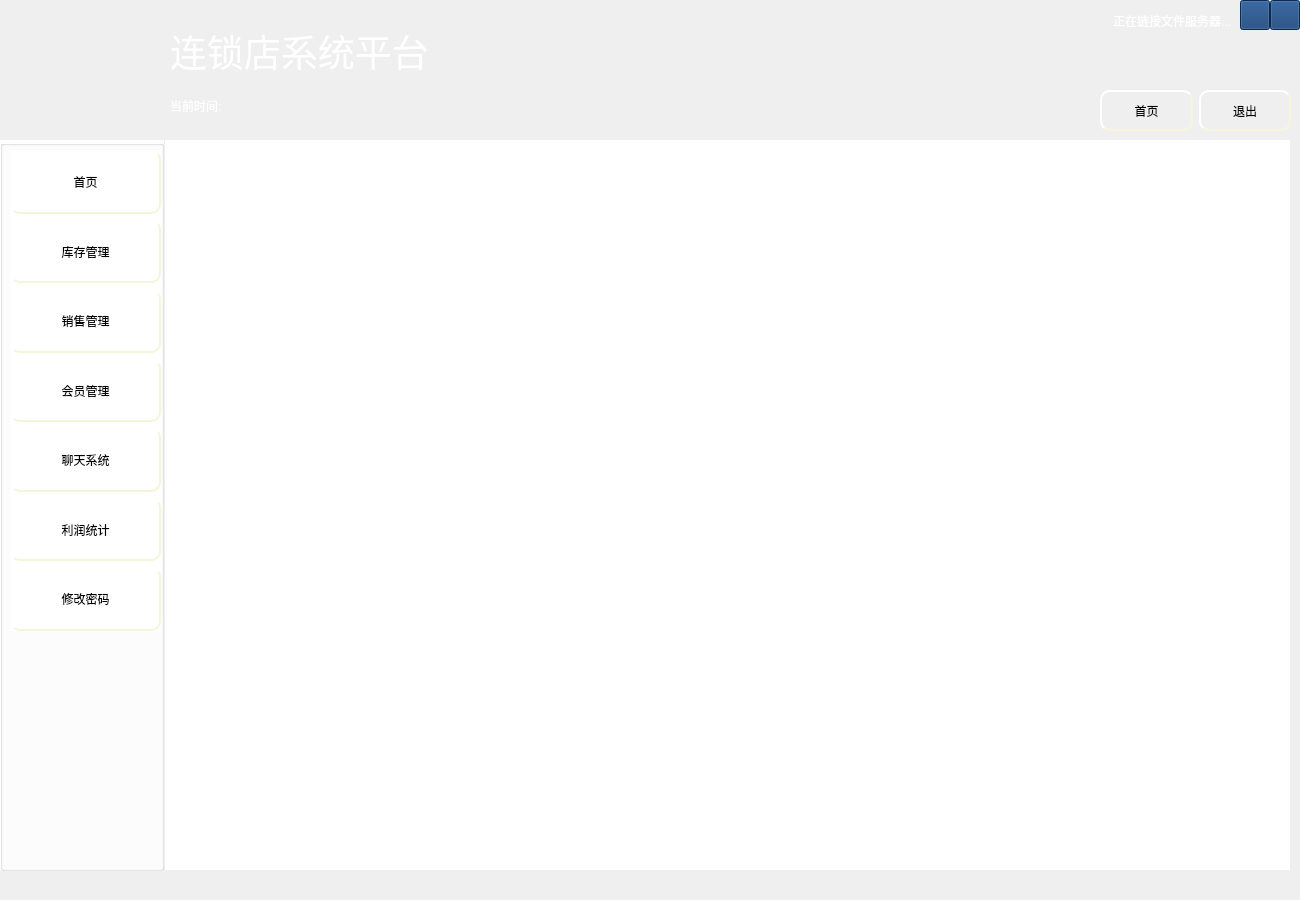
<?xml version="1.0" encoding="UTF-8"?>
<ui version="4.0">
 <class>MarketWidget</class>
 <widget class="QWidget" name="MarketWidget">
  <property name="geometry">
   <rect>
    <x>0</x>
    <y>0</y>
    <width>1300</width>
    <height>900</height>
   </rect>
  </property>
  <property name="windowTitle">
   <string>Form</string>
  </property>
  <property name="styleSheet">
   <string notr="true">QWidget#MarketWidget{
	
	background-image: url(:/image/climain.jpg);
}</string>
  </property>
  <widget class="QLabel" name="lb_logo">
   <property name="geometry">
    <rect>
     <x>10</x>
     <y>10</y>
     <width>150</width>
     <height>150</height>
    </rect>
   </property>
   <property name="styleSheet">
    <string notr="true">image: url(:/image/logo.png);</string>
   </property>
   <property name="text">
    <string/>
   </property>
  </widget>
  <widget class="QLabel" name="label_2">
   <property name="geometry">
    <rect>
     <x>170</x>
     <y>20</y>
     <width>341</width>
     <height>61</height>
    </rect>
   </property>
   <property name="font">
    <font>
     <family>黑体</family>
     <pointsize>28</pointsize>
    </font>
   </property>
   <property name="styleSheet">
    <string notr="true">color: rgb(255, 255, 255);</string>
   </property>
   <property name="text">
    <string>连锁店系统平台</string>
   </property>
  </widget>
  <widget class="QWidget" name="widget" native="true">
   <property name="geometry">
    <rect>
     <x>165</x>
     <y>140</y>
     <width>1125</width>
     <height>730</height>
    </rect>
   </property>
   <property name="styleSheet">
    <string notr="true">QWidget#widget{
	
	background-color: rgb(255, 255, 255);
}</string>
   </property>
  </widget>
  <widget class="QLabel" name="lb_file">
   <property name="geometry">
    <rect>
     <x>1070</x>
     <y>10</y>
     <width>161</width>
     <height>21</height>
    </rect>
   </property>
   <property name="styleSheet">
    <string notr="true">color: rgb(255, 255, 255);</string>
   </property>
   <property name="text">
    <string>正在链接文件服务器...</string>
   </property>
   <property name="alignment">
    <set>Qt::AlignRight|Qt::AlignTrailing|Qt::AlignVCenter</set>
   </property>
  </widget>
  <widget class="QPushButton" name="pb_close">
   <property name="geometry">
    <rect>
     <x>1270</x>
     <y>0</y>
     <width>30</width>
     <height>30</height>
    </rect>
   </property>
   <property name="sizePolicy">
    <sizepolicy hsizetype="Fixed" vsizetype="Fixed">
     <horstretch>0</horstretch>
     <verstretch>0</verstretch>
    </sizepolicy>
   </property>
   <property name="focusPolicy">
    <enum>Qt::NoFocus</enum>
   </property>
   <property name="styleSheet">
    <string notr="true">
QPushButton
{
	
	background-image: url(:/ico/common/ic_close_white.png);

background-color: rgb(16, 59, 114);

}

QPushButton:hover
{
	
	background-image: url(:/ico/common/ic_close_white.png);

background-color: rgb(24, 102, 177);

}

QPushButton:pressed{
	
	background-image: url(:/ico/common/ic_close_white.png);

	background-color: rgb(16, 59, 114);
}</string>
   </property>
   <property name="text">
    <string/>
   </property>
   <property name="icon">
    <iconset>
     <normaloff>:/resource/common/ic_close_white.png</normaloff>:/resource/common/ic_close_white.png</iconset>
   </property>
  </widget>
  <widget class="QPushButton" name="pb_min">
   <property name="geometry">
    <rect>
     <x>1240</x>
     <y>0</y>
     <width>30</width>
     <height>30</height>
    </rect>
   </property>
   <property name="sizePolicy">
    <sizepolicy hsizetype="Fixed" vsizetype="Fixed">
     <horstretch>0</horstretch>
     <verstretch>0</verstretch>
    </sizepolicy>
   </property>
   <property name="focusPolicy">
    <enum>Qt::NoFocus</enum>
   </property>
   <property name="styleSheet">
    <string notr="true">
QPushButton
{
	
	background-image: url(:/ico/common/ic_min_white.png);
background-color: rgb(16, 59, 114);

}

QPushButton:hover
{
	
	background-image: url(:/ico/common/ic_min_white.png);
background-color: rgb(24, 102, 177);

}

QPushButton:pressed{
	
	background-image: url(:/ico/common/ic_min_white.png);
	background-color: rgb(16, 59, 114);
}</string>
   </property>
   <property name="text">
    <string/>
   </property>
   <property name="icon">
    <iconset>
     <normaloff>:/resource/common/ic_min.png</normaloff>:/resource/common/ic_min.png</iconset>
   </property>
  </widget>
  <widget class="QGroupBox" name="groupBox">
   <property name="geometry">
    <rect>
     <x>0</x>
     <y>140</y>
     <width>164</width>
     <height>731</height>
    </rect>
   </property>
   <property name="styleSheet">
    <string notr="true">background-color: rgb(255, 255, 255);</string>
   </property>
   <property name="title">
    <string/>
   </property>
   <widget class="QWidget" name="layoutWidget">
    <property name="geometry">
     <rect>
      <x>10</x>
      <y>10</y>
      <width>151</width>
      <height>481</height>
     </rect>
    </property>
    <layout class="QGridLayout" name="gridLayout_2">
     <item row="0" column="0">
      <widget class="QPushButton" name="pb_home">
       <property name="sizePolicy">
        <sizepolicy hsizetype="Preferred" vsizetype="Preferred">
         <horstretch>0</horstretch>
         <verstretch>0</verstretch>
        </sizepolicy>
       </property>
       <property name="styleSheet">
        <string notr="true">QPushButton{
	background-image: url(:/ico/pb1.jpg);
    border-style: outset;
    border-width: 2px;
    border-radius: 10px;
    border-color: beige;
    min-width: 5em;
    padding: 6px;
}
QPushButton:hover
{
	
	background-image: url(:/ico/pb.jpg);
    border-style: inset;
}

QPushButton:pressed{
	
	background-image: url(:/ico/pb2.jpg);
    border-style: inset;
}


</string>
       </property>
       <property name="text">
        <string>首页</string>
       </property>
      </widget>
     </item>
     <item row="1" column="0">
      <widget class="QPushButton" name="pb_local">
       <property name="sizePolicy">
        <sizepolicy hsizetype="Preferred" vsizetype="Preferred">
         <horstretch>0</horstretch>
         <verstretch>0</verstretch>
        </sizepolicy>
       </property>
       <property name="styleSheet">
        <string notr="true">QPushButton{
	background-image: url(:/ico/pb1.jpg);
    border-style: outset;
    border-width: 2px;
    border-radius: 10px;
    border-color: beige;
    min-width: 5em;
    padding: 6px;
}
QPushButton:hover
{
	
	background-image: url(:/ico/pb.jpg);
    border-style: inset;
}

QPushButton:pressed{
	
	background-image: url(:/ico/pb2.jpg);
    border-style: inset;
}


</string>
       </property>
       <property name="text">
        <string>库存管理</string>
       </property>
      </widget>
     </item>
     <item row="2" column="0">
      <widget class="QPushButton" name="pb_sale">
       <property name="sizePolicy">
        <sizepolicy hsizetype="Preferred" vsizetype="Preferred">
         <horstretch>0</horstretch>
         <verstretch>0</verstretch>
        </sizepolicy>
       </property>
       <property name="styleSheet">
        <string notr="true">QPushButton{
	background-image: url(:/ico/pb1.jpg);
    border-style: outset;
    border-width: 2px;
    border-radius: 10px;
    border-color: beige;
    min-width: 5em;
    padding: 6px;
}
QPushButton:hover
{
	
	background-image: url(:/ico/pb.jpg);
    border-style: inset;
}

QPushButton:pressed{
	
	background-image: url(:/ico/pb2.jpg);
    border-style: inset;
}


</string>
       </property>
       <property name="text">
        <string>销售管理</string>
       </property>
      </widget>
     </item>
     <item row="3" column="0">
      <widget class="QPushButton" name="pb_member">
       <property name="sizePolicy">
        <sizepolicy hsizetype="Preferred" vsizetype="Preferred">
         <horstretch>0</horstretch>
         <verstretch>0</verstretch>
        </sizepolicy>
       </property>
       <property name="styleSheet">
        <string notr="true">QPushButton{
	background-image: url(:/ico/pb1.jpg);
    border-style: outset;
    border-width: 2px;
    border-radius: 10px;
    border-color: beige;
    min-width: 5em;
    padding: 6px;
}
QPushButton:hover
{
	
	background-image: url(:/ico/pb.jpg);
    border-style: inset;
}

QPushButton:pressed{
	
	background-image: url(:/ico/pb2.jpg);
    border-style: inset;
}


</string>
       </property>
       <property name="text">
        <string>会员管理</string>
       </property>
      </widget>
     </item>
     <item row="4" column="0">
      <widget class="QPushButton" name="pb_chat">
       <property name="sizePolicy">
        <sizepolicy hsizetype="Preferred" vsizetype="Preferred">
         <horstretch>0</horstretch>
         <verstretch>0</verstretch>
        </sizepolicy>
       </property>
       <property name="styleSheet">
        <string notr="true">QPushButton{
	background-image: url(:/ico/pb1.jpg);
    border-style: outset;
    border-width: 2px;
    border-radius: 10px;
    border-color: beige;
    min-width: 5em;
    padding: 6px;
}
QPushButton:hover
{
	
	background-image: url(:/ico/pb.jpg);
    border-style: inset;
}

QPushButton:pressed{
	
	background-image: url(:/ico/pb2.jpg);
    border-style: inset;
}


</string>
       </property>
       <property name="text">
        <string>聊天系统</string>
       </property>
      </widget>
     </item>
     <item row="5" column="0">
      <widget class="QPushButton" name="pb_bill">
       <property name="sizePolicy">
        <sizepolicy hsizetype="Preferred" vsizetype="Preferred">
         <horstretch>0</horstretch>
         <verstretch>0</verstretch>
        </sizepolicy>
       </property>
       <property name="styleSheet">
        <string notr="true">QPushButton{
	background-image: url(:/ico/pb1.jpg);
    border-style: outset;
    border-width: 2px;
    border-radius: 10px;
    border-color: beige;
    min-width: 5em;
    padding: 6px;
}
QPushButton:hover
{
	
	background-image: url(:/ico/pb.jpg);
    border-style: inset;
}

QPushButton:pressed{
	
	background-image: url(:/ico/pb2.jpg);
    border-style: inset;
}


</string>
       </property>
       <property name="text">
        <string>利润统计</string>
       </property>
      </widget>
     </item>
     <item row="6" column="0">
      <widget class="QPushButton" name="pb_update">
       <property name="sizePolicy">
        <sizepolicy hsizetype="Minimum" vsizetype="Preferred">
         <horstretch>0</horstretch>
         <verstretch>0</verstretch>
        </sizepolicy>
       </property>
       <property name="styleSheet">
        <string notr="true">QPushButton{
	background-image: url(:/ico/pb1.jpg);
    border-style: outset;
    border-width: 2px;
    border-radius: 10px;
    border-color: beige;
    min-width: 5em;
    padding: 6px;
}
QPushButton:hover
{
	
	background-image: url(:/ico/pb.jpg);
    border-style: inset;
}

QPushButton:pressed{
	
	background-image: url(:/ico/pb2.jpg);
    border-style: inset;
}


</string>
       </property>
       <property name="text">
        <string>修改密码</string>
       </property>
      </widget>
     </item>
    </layout>
   </widget>
  </widget>
  <widget class="QWidget" name="layoutWidget">
   <property name="geometry">
    <rect>
     <x>170</x>
     <y>90</y>
     <width>341</width>
     <height>31</height>
    </rect>
   </property>
   <layout class="QGridLayout" name="gridLayout">
    <item row="0" column="0">
     <widget class="QLabel" name="label_5">
      <property name="sizePolicy">
       <sizepolicy hsizetype="Fixed" vsizetype="Preferred">
        <horstretch>0</horstretch>
        <verstretch>0</verstretch>
       </sizepolicy>
      </property>
      <property name="styleSheet">
       <string notr="true">color: rgb(255, 255, 255);</string>
      </property>
      <property name="text">
       <string>当前时间:</string>
      </property>
     </widget>
    </item>
    <item row="0" column="1">
     <widget class="QLabel" name="lb_time">
      <property name="styleSheet">
       <string notr="true">color: rgb(255, 255, 255);</string>
      </property>
      <property name="text">
       <string/>
      </property>
     </widget>
    </item>
   </layout>
  </widget>
  <widget class="QWidget" name="layoutWidget">
   <property name="geometry">
    <rect>
     <x>1100</x>
     <y>90</y>
     <width>191</width>
     <height>41</height>
    </rect>
   </property>
   <layout class="QGridLayout" name="gridLayout_3">
    <item row="0" column="0">
     <widget class="QPushButton" name="pb_first">
      <property name="sizePolicy">
       <sizepolicy hsizetype="Minimum" vsizetype="Preferred">
        <horstretch>0</horstretch>
        <verstretch>0</verstretch>
       </sizepolicy>
      </property>
      <property name="styleSheet">
       <string notr="true">QPushButton{
	background-image: url(:/ico/pb1.jpg);
    border-style: outset;
    border-width: 2px;
    border-radius: 10px;
    border-color: beige;
    min-width: 5em;
    padding: 6px;
}
QPushButton:hover
{
	
	background-image: url(:/ico/pb.jpg);
    border-style: inset;
}

QPushButton:pressed{
	
	background-image: url(:/ico/pb2.jpg);
    border-style: inset;
}


</string>
      </property>
      <property name="text">
       <string>首页</string>
      </property>
     </widget>
    </item>
    <item row="0" column="1">
     <widget class="QPushButton" name="pb_quit">
      <property name="sizePolicy">
       <sizepolicy hsizetype="Minimum" vsizetype="Preferred">
        <horstretch>0</horstretch>
        <verstretch>0</verstretch>
       </sizepolicy>
      </property>
      <property name="styleSheet">
       <string notr="true">QPushButton{
	background-image: url(:/ico/pb1.jpg);
    border-style: outset;
    border-width: 2px;
    border-radius: 10px;
    border-color: beige;
    min-width: 5em;
    padding: 6px;
}
QPushButton:hover
{
	
	background-image: url(:/ico/pb.jpg);
    border-style: inset;
}

QPushButton:pressed{
	
	background-image: url(:/ico/pb2.jpg);
    border-style: inset;
}


</string>
      </property>
      <property name="text">
       <string>退出</string>
      </property>
     </widget>
    </item>
   </layout>
  </widget>
 </widget>
 <resources/>
 <connections/>
</ui>
